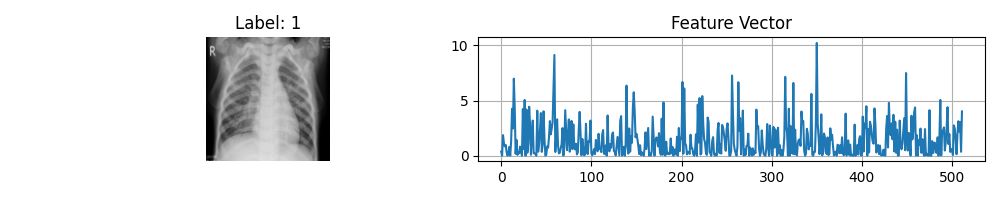
#> input picture trial_of_extraction/feature_image_2400.png, 1000 x 200 px
$ jupyter execute --allow-errors 'SVM Classification using sampling.ipynb'
#> lines starting #> are read from the running program, lines starting #| are printed output that depends on the picture
[cell 1]
import pandas as pd
import os
from skimage.transform import resize
from skimage.io import imread
import numpy as np
import matplotlib.pyplot as plt

[cell 2]
Categories=['total_normal','total_pneumonia']

[cell 3]
flat_data_arr=[]
target_arr=[]

[cell 4]
datadir = 'D:/github/combined_dataset/dataset'

#> (a cell that did not finish here is left out)

[cell 6]
flat_data=np.array(flat_data_arr)
target=np.array(target_arr)

[cell 7]
df=pd.DataFrame(flat_data)
df['Target']=target

[cell 8]
x=df.iloc[:,:-1]
y=df.iloc[:,-1]

[cell 9]
from sklearn import svm
from sklearn.model_selection import GridSearchCV
#param_grid={'kernel':['rbf']}
model=svm.SVC(probability=True, kernel="rbf")
#model=GridSearchCV(svc,param_grid)

[cell 10]
from sklearn.model_selection import train_test_split
#> (the rest of this cell did not finish here and is left out)

#> (a cell that did not finish here is left out)

[cell 12]
from sklearn.metrics import accuracy_score

#> (a cell that did not finish here is left out)

[cell 14]
from sklearn.metrics import classification_report, confusion_matrix, ConfusionMatrixDisplay

#> (a cell that did not finish here is left out)

[cell 16]
url=input('Enter URL of Image :')
#> the answer given: ../trial_of_extraction/feature_image_2400.png
img=imread(url)
#> img is the input picture: shape (200, 1000, 4); mean R, G, B, A 226.5, 232.2, 236.1, 255
plt.imshow(img)
plt.show()
img_resize=resize(img,(150,150,3))
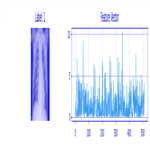
#> img_resize: shape (150, 150, 3) float64; mean R, G, B 0.893, 0.919, 0.988
l=[img_resize.flatten()]
#> (the rest of this cell did not finish here and is left out)

[cell 17]
url=input('Enter URL of Image :')
#> the answer given: ../trial_of_extraction/feature_image_3149.png
img=imread(url)
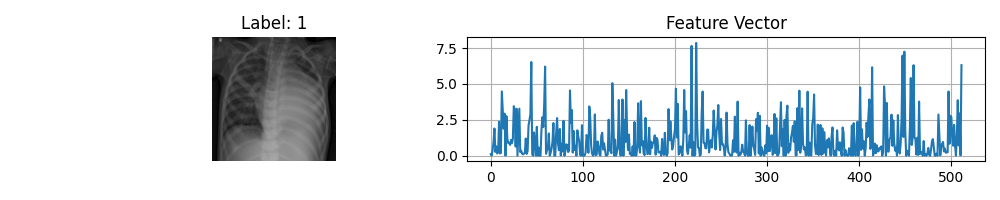
#> input picture trial_of_extraction/feature_image_3149.png, 1000 x 200 px
#> img is the input picture: shape (200, 1000, 4); mean R, G, B, A 220.3, 226.8, 231.3, 255
plt.imshow(img)
plt.show()
img_resize=resize(img,(150,150,3))
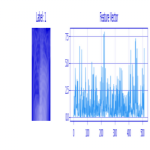
#> img_resize: shape (150, 150, 3) float64; mean R, G, B 0.869, 0.898, 0.985
l=[img_resize.flatten()]
#> (the rest of this cell did not finish here and is left out)
